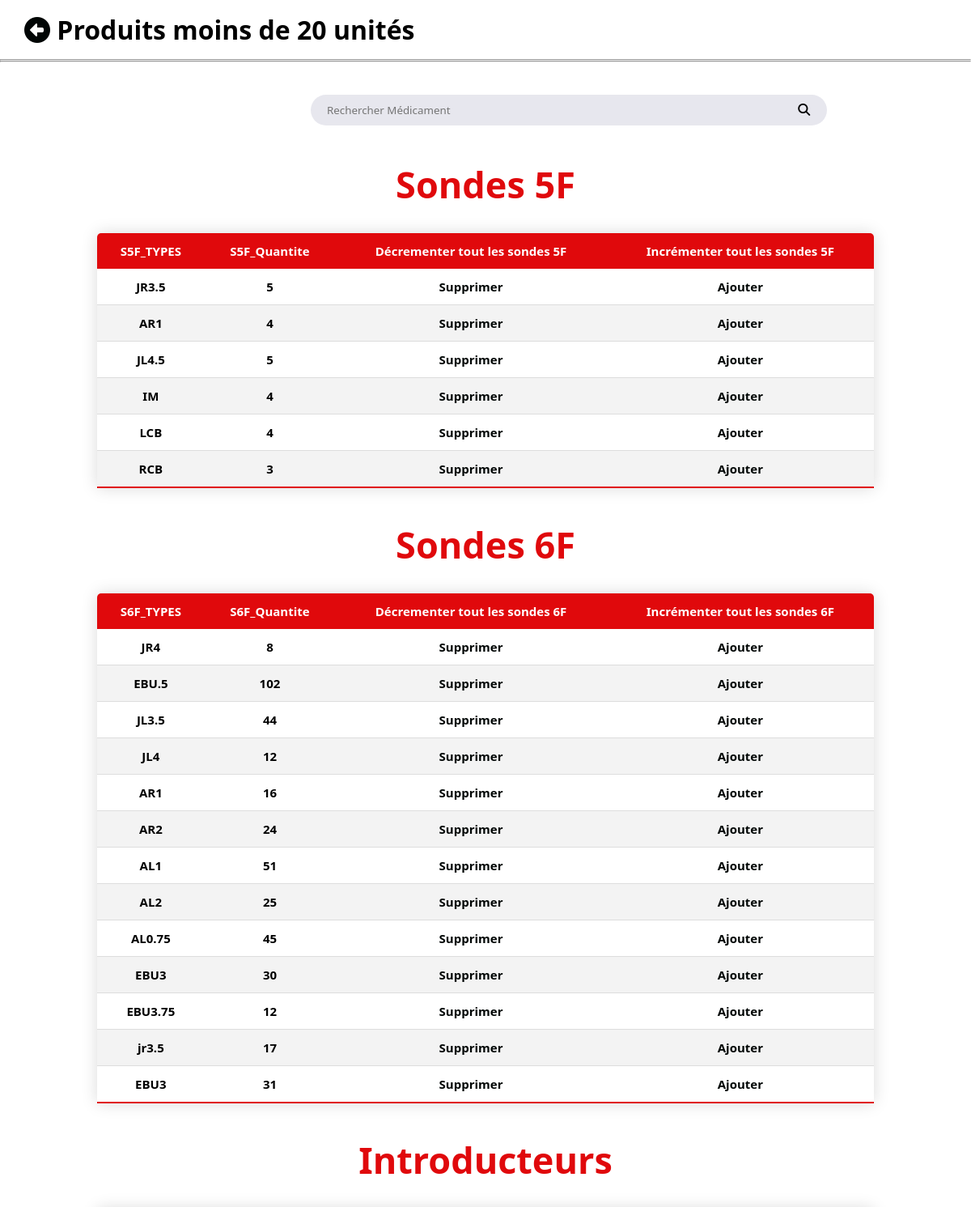
The app's page /rechercheMed-20.php (signed in, upper part) with its own data.
### tables this page shows
CREATE TABLE `sondes_5f` (
  `S5F_TYPES` varchar(5) DEFAULT NULL,
  `S5F_Quantite` int(11) DEFAULT 0,
  `id` int(11) NOT NULL
);

CREATE TABLE `sondes_6f` (
  `S6F_TYPES` varchar(7) DEFAULT NULL,
  `S6F_Quantite` int(11) DEFAULT 0,
  `id` int(11) NOT NULL
);

### rechercheMed-20.php (the view, shortened to what this page needs)
<!DOCTYPE html>
<html lang="en">
<head>
    <link rel="stylesheet" href="./CSS/Style_alert.css">
</head>
<body>
    <h1 class="top-title"> <a href="./alert.php"> <i class='fas fa-arrow-alt-circle-left'></i></a> Produits moins de 20 unités</h1>
    <hr>
    <hr>
    <form method="post" action="rechercheMed.php" style="margin:40px 0px 0px 32%; ">
        <input type="text" size="70" name="RechercheMed" id="t" placeholder="Rechercher Médicament " style="padding: 10px 20px ;border:none; border-radius:20px; background-color:#e7e7ee" >
         <button type="submit" id="p" style="border:none;margin-left:-40px; background-color:#e7e7ee;" ><i class="fa fa-search" style="font-size:15px"></i> </button>
    </form>
    <br>
    <h1 class="type" id="t1">Sondes 5F</h1>
    <table class="content-table">
        <thead>
            <tr>
                <th>S5F_TYPES</th>
                <th>S5F_Quantite</th>
                <th> <a href='./sondes_5f/Diminuer_sondes_5f_all.php?id=".$id."'>Décrementer tout les sondes 5F</a> </th>
                <th> <a href='./sondes_5f/Ajouter_sondes_5f_all.php?id=".$id."'>Incrémenter tout les sondes 5F</a> </th>
            </tr>
        </thead>
        <?php
            include('connexion.php');
            $med=$_POST['RechercheMed'];
            $requete_sondes_5f="SELECT * from sondes_5f where S5F_TYPES like '".$med."%' AND S5F_Quantite<20 ";
            $query_sondes_5f=mysqli_query($con,$requete_sondes_5f);
            while($rows=mysqli_fetch_assoc($query_sondes_5f)){
                    $id=$rows['id'];
                echo "<tr>";
                    echo "<td>".$rows['S5F_TYPES']."</td>";
                    echo "<td>".$rows['S5F_Quantite']."</td>";
                    echo "<td><a href='./sondes_5f/Diminuer_sondes_5f.php?id=".$id."'>Supprimer</a></td>";
                    echo "<td><a href='./sondes_5f/Ajouter_sondes_5f.php?id=".$id."'>Ajouter</a></td>";
                echo "</tr>";
            }
        ?>
    </table>
    <br>
    <br>
    <h1 class="type">Sondes 6F</h1>
    <table class="content-table">
        <thead>
            <tr>
                <th>S6F_TYPES</th>
                <th>S6F_Quantite</th>
                <th> <a href='./sondes_6f/Diminuer_sondes_6f_all.php?id=".$id."'>Décrementer tout les sondes 6F</a> </th>
                <th> <a href='./sondes_6f/Ajouter_sondes_6f_all.php?id=".$id."'>Incrémenter tout les sondes 6F</a> </th>
            </tr>
        </thead>
        <?php
            require 'connexion.php';
            $med=$_POST['RechercheMed'];
            $requete_sondes_6f="SELECT * from sondes_6f where S6F_TYPES like '".$med."%' ";
            $query_sondes_6f=mysqli_query($con,$requete_sondes_6f);
            while($rows=mysqli_fetch_assoc($query_sondes_6f)){
                    $id=$rows['id'];
                echo "<tr>";
                    echo "<td>".$rows['S6F_TYPES']."</td>";
                    echo "<td>".$rows['S6F_Quantite']."</td>";
                    echo "<td><a href='./sondes_6f/Diminuer_sondes_6f.php?id=".$id."'>Supprimer</a></td>";
                    echo "<td><a href='./sondes_6f/Ajouter_sondes_6f.php?id=".$id."'>Ajouter</a></td>";
                echo "</tr>";
            }
        ?>
    </table>
    <br>
    <br>
    <h1 class="type">Introducteurs</h1>
    <br>
    <br>
    <br>
    <br>
    <br>
    <br>
</body>
</html>

### CSS/Style_alert.css (style rules this page uses)
* { font-family:system-ui, -apple-system, BlinkMacSystemFont, 'Segoe UI', Roboto, Oxygen, Ubuntu, Cantarell, 'Open Sans', 'Helvetica Neue', sans-serif; margin: 0; padding: 0; }
#t1 { margin-top:20px; }
.type { color: #e0090c; font-size: 45px; text-align: center; margin-top:-30px; margin-bottom:30px; }
a:link { text-decoration: none; color:#010605; }
.content-table { width: 80%; border-collapse: collapse; margin: 25px 10%; font-size: 15px; font-weight: 700; min-width: 400px; border-radius: 5px 5px 0 0; overflow: hidden; box-shadow: 0 0 20px rgba(0, 0, 0, 0.15); }
.content-table thead tr { background-color: #e0090c; color: #ffffff; text-align: center; font-weight: bold; }
.content-table th, .content-table td { padding: 12px 15px; text-align: center; }
.content-table th a { color: #ffffff; text-align:center; }
.content-table tbody tr { border-bottom: 1px solid #dddddd; }
.content-table tbody tr:nth-of-type(even) { background-color: #f3f3f3; }
.content-table tbody tr:last-of-type { border-bottom: 2px solid #e0090c; }
.top-title { padding:15px 30px ; }

### records on screen
sondes_5f: S5F_TYPES "JR3.5", S5F_Quantite "5"
sondes_5f: S5F_TYPES "AR1", S5F_Quantite "4"
sondes_5f: S5F_TYPES "JL4.5", S5F_Quantite "5"
sondes_5f: S5F_TYPES "IM", S5F_Quantite "4"
sondes_5f: S5F_TYPES "LCB", S5F_Quantite "4"
sondes_5f: S5F_TYPES "RCB", S5F_Quantite "3"
sondes_6f: S6F_TYPES "JR4", S6F_Quantite "8"
sondes_6f: S6F_TYPES "EBU.5", S6F_Quantite "102"
sondes_6f: S6F_TYPES "JL3.5", S6F_Quantite "44"
sondes_6f: S6F_TYPES "JL4", S6F_Quantite "12"
sondes_6f: S6F_TYPES "AR1", S6F_Quantite "16"
sondes_6f: S6F_TYPES "AR2", S6F_Quantite "24"
sondes_6f: S6F_TYPES "AL1", S6F_Quantite "51"
sondes_6f: S6F_TYPES "AL2", S6F_Quantite "25"
sondes_6f: S6F_TYPES "AL0.75", S6F_Quantite "45"
sondes_6f: S6F_TYPES "EBU3", S6F_Quantite "30"
sondes_6f: S6F_TYPES "EBU3.75", S6F_Quantite "12"
sondes_6f: S6F_TYPES "jr3.5", S6F_Quantite "17"
sondes_6f: S6F_TYPES "EBU3", S6F_Quantite "31"
